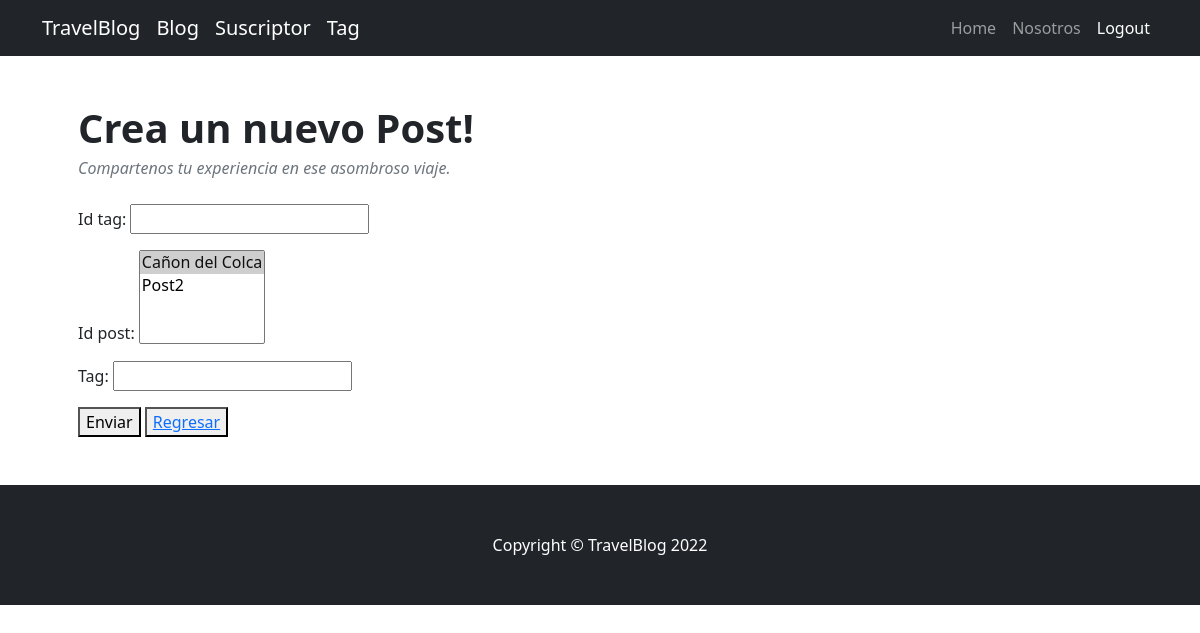
Page /form_tags/ (signed in) on the earlier database version.
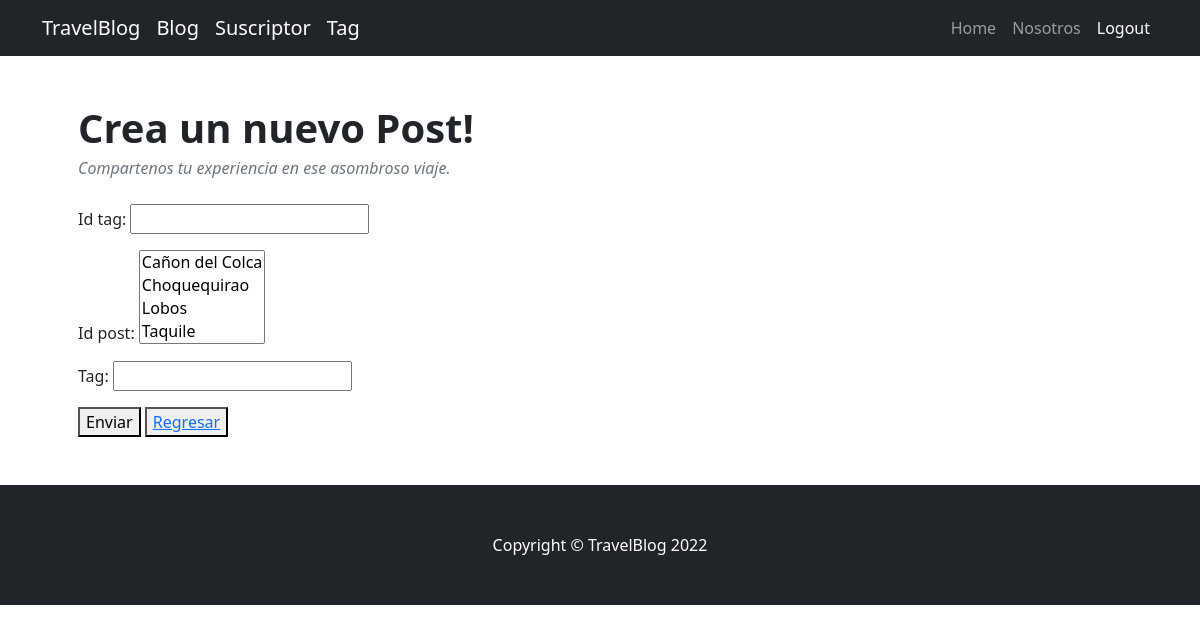
Same page on the later database version.
### AppBlog/models.py (models this page shows)
class Post(models.Model):
    id_post = models.AutoField(primary_key=True)
    nombre = models.CharField(max_length=50)
    sub_titulo = models.CharField(max_length=50)
    fecha_publicacion = models.DateField()
    img = models.CharField(max_length=100)
    descripcion = models.CharField(max_length=100)
    class Meta:
        verbose_name = 'Post'
        verbose_name_plural = 'Posts'
        ordering = ['id_post']
    def __str__(self):
        return self.nombre

### AppBlog/views.py (the view)
# urls.py: path('form_tags/', TagsCreateView.as_view(), name='Tags_CreateView'),
class TagsCreateView(LoginRequiredMixin,CreateView):
    model = Tags
    success_url = '/list_tags'
    fields = ['id_tag','id_post','tag']

### AppBlog/templates/AppBlog/tags_form.html
{% extends 'base.html' %}
{% load static %}
{% block codigoDinamico %}
<div class="container px-5 my-5">
    <header class="mb-4">
        <h1 class="fw-bolder mb-1">Crea un nuevo Post!</h1>
        <div class="text-muted fst-italic mb-2">Compartenos tu experiencia en ese asombroso viaje.</div>
    </header>
    <form method="post"> {%csrf_token %}
        {{form.as_p}}
        <button type="submit" value="enviar">Enviar</button>
    <button>
        <a href="{% url 'Tags_ListView' %}">Regresar</a>
    </button>
    </form>
</div>
{%endblock%}

Differences in the rows shown:
removed Post: id_post "Cañon del Colca ☑ / Post2"
added Post: id_post "Cañon del Colca / Choquequirao / Lobos / Taquile"
